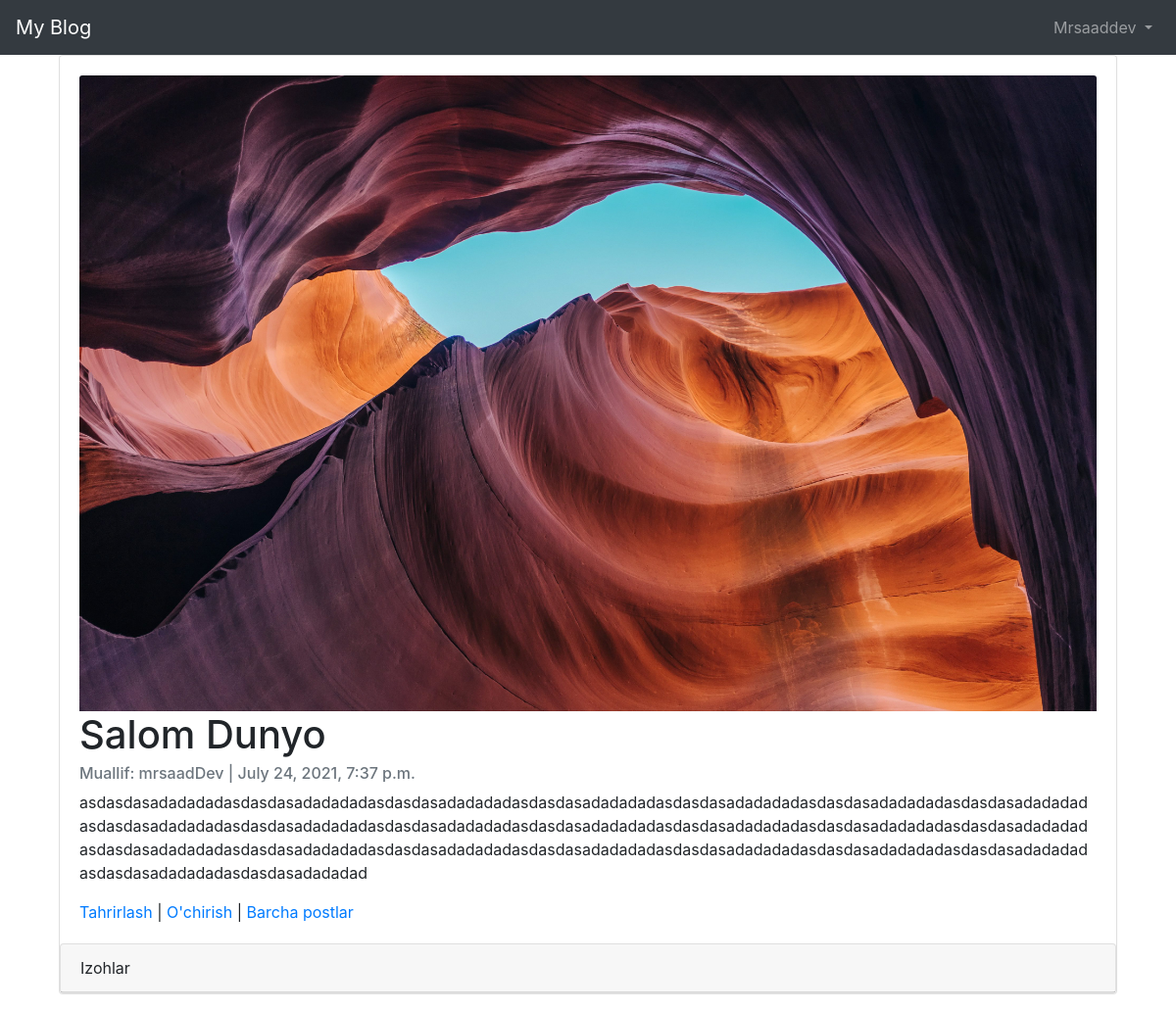
The app's page /articles/2/ (signed in) with its own data.
### accounts/models.py (models this page shows)
class CustomUser(AbstractUser):
	age = models.PositiveIntegerField(null = True, blank = True)

### articles/models.py (models this page shows, shortened)
class Article(models.Model):
	title = models.CharField(max_length=150)
	summary = models.CharField(max_length = 200, blank = True)
	body = RichTextField(blank=False, null=False)
	photo = models.ImageField(upload_to = 'images/', blank = True)
	date = models.DateTimeField(auto_now_add = True)
	author = models.ForeignKey(
			get_user_model(),
			on_delete = models.CASCADE,
		)

### articles/views.py (the view)
# urls.py: path('<int:pk>/', ArticleDetailView.as_view(), name='article_detail'),
class ArticleDetailView(DetailView):
    model = Article
    template_name = 'article_detail.html'

### templates/article_detail.html (shortened to what this page needs)
{% extends 'base.html' %}
{% block content %}
    <div class="container-fluid">
        <div class="card" >
          <div class="card-body">
              {%  if object.photo %}
                <img class="card-img-top" src="{{ object.photo.url }}" alt="{{ object.title }}">
              {% endif %}
              <h1 class="card-title">{{ object.title }}</h1>
              <h6 class="card-subtitle mb-2 text-muted">Muallif: {{ object.author }} | {{ object.date }}</h6>
              <p class="card-text">{{ object.body | safe}}</p>
              <a href="{% url 'article_edit' article.pk %}">Tahrirlash</a> |
              <a href="{% url 'article_delete' article.pk %}">O'chirish</a> |
              <a href="{% url 'article_list' %}">Barcha postlar</a>
          </div>
            <div class="card">
                <div class="card-header">Izohlar</div>
            </div>
        </div>
    </div>
{% endblock content %}

### templates/base.html (shortened to what this page needs)
{% load static %}
<!DOCTYPE html>
<html>
    <head>
            <link rel="stylesheet" href="https://cdn.jsdelivr.net/npm/bootstrap@4.5.3/dist/css/bootstrap.min.css">
    </head>
    <body>
        <nav class="navbar navbar-expand-lg navbar-dark bg-dark">
            <a class="navbar-brand" href="{% url 'home' %}">
                My Blog
            </a>
            <div class="collapse navbar-collapse" id="navbarSupportedContent">
                {% if user.is_authenticated %}
                    <ul class="navbar-nav ml-auto">
                        <li class="nav-item">
                            <a class="nav-link dropdown-toggle" href="#"
                                id="navbarDropdown" role="button" data-toggle="dropdown"
                                aria-haspopup="true" aria-expanded="false">
                                {{ user.username | title }}
                            </a>
                        </li>
                    </ul>
                {% else %}
                    <form class="form-inline ml-auto">
                        <a href="{% url 'login' %}" class="btn btn-outline-light">Kirish</a>
                        <a href="{% url 'signup' %}" class="btn btn-primary ml-2">Ro'yxatdan o'tish</a>
                    </form>
                {% endif %}
            </div>
        </nav>
        <main>
            <div class="container">
                {% block content %}
                {% endblock content %}
            </div>
        </main>
    </body>
</html>

### records on screen
CustomUser: username "Mrsaaddev"
Article: photo (picture), title "Salom Dunyo", author "mrsaadDev", date "July 24, 2021, 7:37 p.m.", body "asdasdasadadadadasdasdasadadadadasdasdasadadadadasdasdasadadadadasdasdasadadadadasdasdasadadadadasdasdasadadadadasdasdasadadadadasdasdasadadadadasdasdasadadadadasdasdasadadadadasdasdasadadadadasdasdasadadadadasdasdasadadadadasdasdasadadadadasdasdasadadadadasdasdasadadadadasdasdasadadadadasdasdasadadadadasdasdasadadadadasdasdasadadadadasdasdasadadadadasdasdasadadadad"
